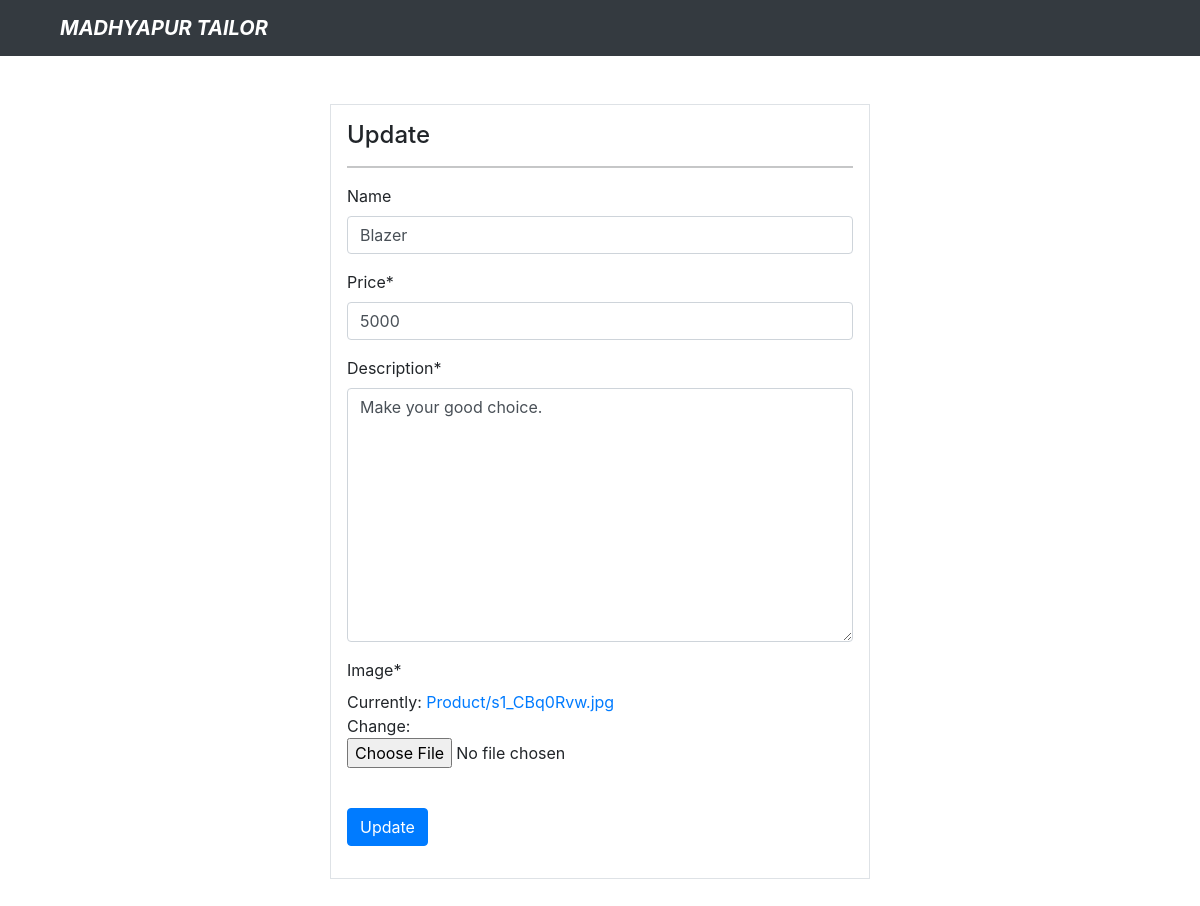
The page /updateproduct/8 on the database its author committed.
### app/models.py (models this page shows, shortened)
class Products(models.Model):
    category = models.ForeignKey(Category, on_delete=models.CASCADE, null=True, blank=True)
    image = models.ImageField(default = 'default.jpg',upload_to = 'Product')
    name = models.CharField(max_length=100, null=True, blank=True)
    price = models.PositiveIntegerField()
    description = models.TextField()
    class Meta:
        verbose_name_plural = 'Products'

### app/views.py (the view)
# urls.py: path('updateproduct/<str:pk>', views.update_product, name='update_product'),
def update_product(request, pk):
    product = Products.objects.get(id=pk)
    if request.method == 'POST':
        form = ProductUpdateForm(request.POST, instance=product)
        if form.is_valid():
            form.save()
            return redirect('products')
    else:
        form = ProductUpdateForm(instance=product)
    context = {
        'form': form
    }
    return render(request, 'productupdate.html', context)

### app/forms.py
class ProductUpdateForm(forms.ModelForm):
    class Meta:
        model = Products
        fields = ['name', 'price', 'description', 'image']

### app/templates/productupdate.html (shortened to what this page needs)
{% extends 'customerbase.html' %}
{% load crispy_forms_tags %}
{% block content %}
<div class="container">
    <div class="row my-5">
        <div class="col-md-6 offset-md-3">
            <div class="border bg-white p-3 md-6">
                <h4>Update</h4>
                <hr>
                <form method="POST" enctype="multipart/form-data">
                    {{form|crispy}}
                    <br>
                    <input class="btn btn-primary" type="submit" value="Update">
                </form>
            </div>
        </div>
    </div>
</div>
{% endblock %}

### rows shown on the page
Products: name "Blazer", price "5000", description "Make your good choice."
